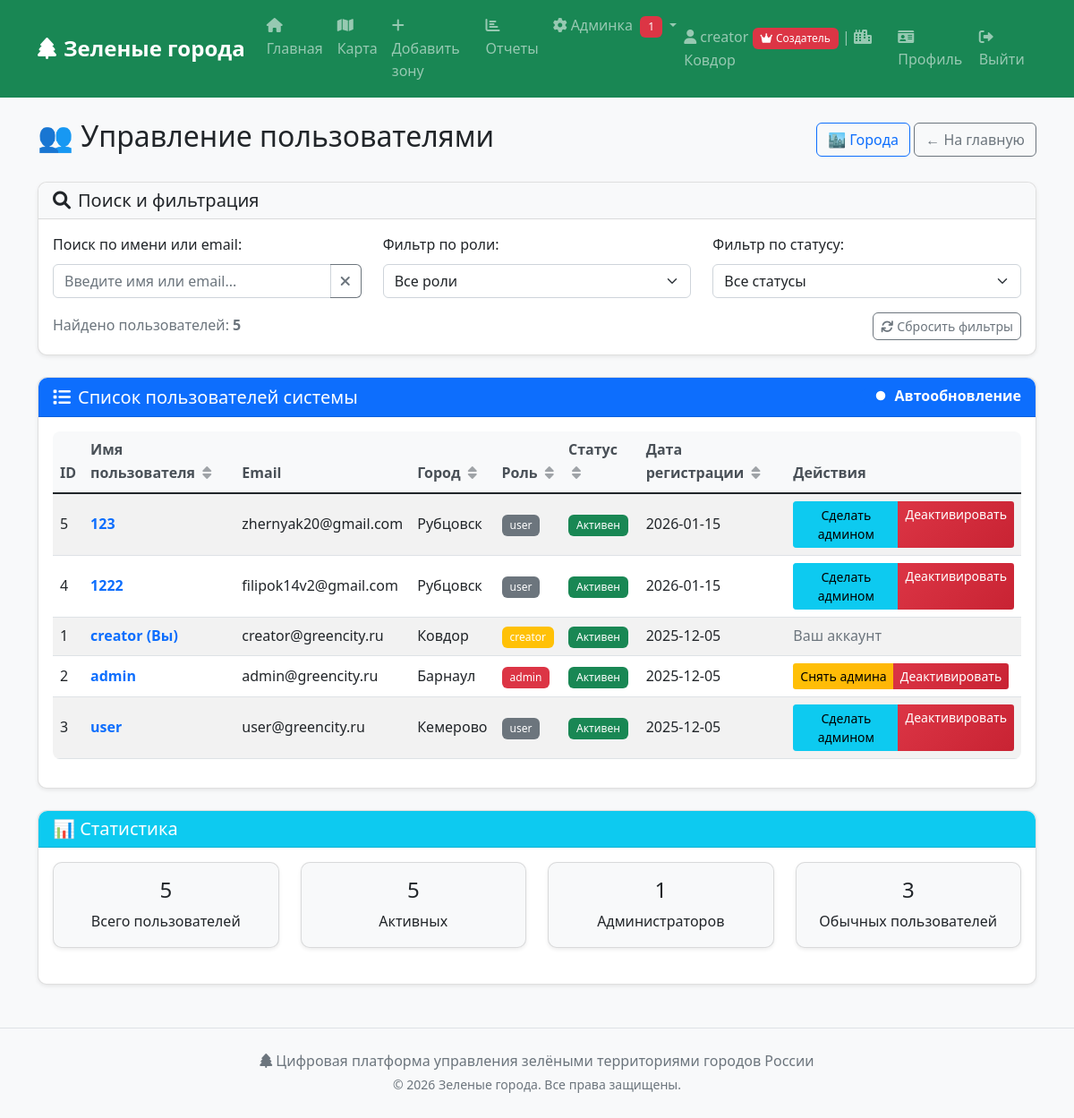
Page /admin/users (signed in) on the committed database.
### tables this page shows
CREATE TABLE users (
            id INTEGER PRIMARY KEY AUTOINCREMENT,
            username TEXT UNIQUE NOT NULL,
            email TEXT UNIQUE NOT NULL,
            password_hash TEXT NOT NULL,
            city TEXT NOT NULL,
            role TEXT DEFAULT 'user',
            is_active BOOLEAN DEFAULT 1,
            created_date TIMESTAMP DEFAULT CURRENT_TIMESTAMP
        );

### auth.py (the view)
    @app.route('/admin/users')
    @admin_required
    def admin_users():
        users = database.get_all_users()
        return render_template('admin_users.html', users=users)

### templates/admin_users.html (shortened to what this page needs)
{% extends "base.html" %}
{% block content %}
<div class="d-flex justify-content-between align-items-center mb-4">
    <h2>👥 Управление пользователями</h2>
    <div>
        <a href="{{ url_for('admin_cities') }}" class="btn btn-outline-primary">🏙️ Города</a>
        <a href="{{ url_for('index') }}" class="btn btn-outline-secondary">← На главную</a>
    </div>
</div>
<div class="card mb-4">
    <div class="card-header bg-light">
        <h5 class="mb-0">
            <i class="fas fa-search me-2"></i>Поиск и фильтрация
        </h5>
    </div>
    <div class="card-body">
        <div class="row">
            <div class="col-md-4">
                <div class="mb-3">
                    <label class="form-label">Поиск по имени или email:</label>
                    <div class="input-group">
                        <input type="text" id="searchInput" class="form-control" placeholder="Введите имя или email...">
                        <button class="btn btn-outline-secondary" type="button" id="clearSearch">
                            <i class="fas fa-times"></i>
                        </button>
                    </div>
                </div>
            </div>
            <div class="col-md-4">
                <div class="mb-3">
                    <label class="form-label">Фильтр по роли:</label>
                    <select class="form-select" id="roleFilter">
                        <option value="">Все роли</option>
                    </select>
                </div>
            </div>
            <div class="col-md-4">
                <div class="mb-3">
                    <label class="form-label">Фильтр по статусу:</label>
                    <select class="form-select" id="statusFilter">
                        <option value="">Все статусы</option>
                    </select>
                </div>
            </div>
        </div>
        <div class="d-flex justify-content-between align-items-center">
            <div>
                <span class="text-muted" id="searchResultsText">
                </span>
            </div>
            <div>
                <button class="btn btn-outline-secondary btn-sm" id="resetFilters">
                    <i class="fas fa-refresh me-1"></i>Сбросить фильтры
                </button>
            </div>
        </div>
    </div>
</div>
<div class="card">
    <div class="card-header bg-primary text-white d-flex justify-content-between align-items-center">
        <h5 class="mb-0">
            <i class="fas fa-list me-2"></i>Список пользователей системы
        </h5>
        <div class="form-check form-switch">
            <input class="form-check-input" type="checkbox" id="autoRefresh" checked>
            <label class="form-check-label text-white" for="autoRefresh">Автообновление</label>
        </div>
    </div>
    <div class="card-body">
        {% if users %}
        <div class="table-responsive">
            <table class="table table-striped table-hover" id="usersTable">
                <thead>
                    <tr>
                        <th>ID</th>
                        <th>
                            Имя пользователя
                            <i class="fas fa-sort ms-1 cursor-pointer" data-sort="username"></i>
                        </th>
                        <th>Email</th>
                        <th>
                            Город
                            <i class="fas fa-sort ms-1 cursor-pointer" data-sort="city"></i>
                        </th>
                        <th>
                            Роль
                            <i class="fas fa-sort ms-1 cursor-pointer" data-sort="role"></i>
                        </th>
                        <th>
                            Статус
                            <i class="fas fa-sort ms-1 cursor-pointer" data-sort="status"></i>
                        </th>
                        <th>
                            Дата регистрации
                            <i class="fas fa-sort ms-1 cursor-pointer" data-sort="date"></i>
                        </th>
                        <th>Действия</th>
                    </tr>
                </thead>
                <tbody id="usersTableBody">
                    {% for user in users %}
                    <tr class="user-row"
                        data-username="{{ user.username.lower() }}"
                        data-email="{{ user.email.lower() }}"
                        data-city="{{ user.city }}"
                        data-role="{{ user.role }}"
                        data-status="{{ 'active' if user.is_active else 'inactive' }}">
                        <td>{{ user.id }}</td>
                        <td>
                            <a href="{{ url_for('view_profile', user_id=user.id) }}" class="text-decoration-none">
                                <strong class="user-username">{{ user.username }}</strong>
                                {% if user.id == session.user_id %}<strong>(Вы)</strong>{% endif %}
                            </a>
                        </td>
                        <td class="user-email">{{ user.email }}</td>
                        <td class="user-city">{{ user.city }}</td>
                        <td class="user-role">
                            <span class="badge bg-{{ 'danger' if user.role == 'admin' else 'warning' if user.role == 'creator' else 'secondary' }}">
                                {{ user.role }}
                            </span>
                        </td>
                        <td class="user-status">
                            <span class="badge bg-{{ 'success' if user.is_active else 'danger' }}">
                                {{ 'Активен' if user.is_active else 'Неактивен' }}
                            </span>
                        </td>
                        <td class="user-date">{{ user.created_date[:10] }}</td>
                        <td>
                            <div class="btn-group btn-group-sm">
                                {% if user.id != session.user_id %}
                                    {% if session.role == 'creator' %}
                                        {% if user.role != 'creator' %}
                                        <a href="{{ url_for('toggle_user_role', user_id=user.id) }}"
                                           class="btn btn-{{ 'warning' if user.role == 'admin' else 'info' }}"
                                           onclick="return confirm('Вы уверены, что хотите изменить роль пользователя {{ user.username }}?')">
                                            {{ 'Снять админа' if user.role == 'admin' else 'Сделать админом' }}
                                        </a>
                                        {% endif %}
                                    {% endif %}
                                    {% if session.role == 'creator' or (session.role == 'admin' and user.role == 'user') %}
                                    <a href="{{ url_for('toggle_user_status', user_id=user.id) }}"
                                       class="btn btn-{{ 'danger' if user.is_active else 'success' }}"
                                       onclick="return confirm('Вы уверены, что хотите {{ 'деактивировать' if user.is_active else 'активировать' }} пользователя {{ user.username }}?')">
                                        {{ 'Деактивировать' if user.is_active else 'Активировать' }}
                                    </a>
                                    {% else %}
                                    <span class="text-muted small">Ограниченные права</span>
                                    {% endif %}
                                {% else %}
                                <span class="text-muted">Ваш аккаунт</span>
                                {% endif %}
                            </div>
                        </td>
                    </tr>
                    {% endfor %}
                </tbody>
            </table>
        </div>
        {% else %}
        <div class="text-center py-4">
            <i class="fas fa-users fa-3x text-muted mb-3"></i>
            <h5>Нет зарегистрированных пользователей</h5>
            <p class="text-muted">Пользователи появятся здесь после регистрации</p>
        </div>
        {% endif %}
    </div>
</div>
<div class="card mt-4">
    <div class="card-header bg-info text-white">
        <h5 class="mb-0">📊 Статистика</h5>
    </div>
    <div class="card-body">
        <div class="row">
            <div class="col-md-3">
                <div class="card bg-light">
                    <div class="card-body text-center">
                        <h4 id="totalUsers">{{ users|length }}</h4>
                        <p class="mb-0">Всего пользователей</p>
                    </div>
                </div>
            </div>
            <div class="col-md-3">
                <div class="card bg-light">
                    <div class="card-body text-center">
                        <h4 id="activeUsers">{{ users|selectattr('is_active', 'equalto', 1)|list|length }}</h4>
                        <p class="mb-0">Активных</p>
                    </div>
                </div>
            </div>
            <div class="col-md-3">
                <div class="card bg-light">
                    <div class="card-body text-center">
                        <h4 id="adminUsers">{{ users|selectattr('role', 'equalto', 'admin')|list|length }}</h4>
                        <p class="mb-0">Администраторов</p>
                    </div>
                </div>
            </div>
            <div class="col-md-3">
                <div class="card bg-light">
                    <div class="card-body text-center">
                        <h4 id="regularUsers">{{ users|selectattr('role', 'equalto', 'user')|list|length }}</h4>
                        <p class="mb-0">Обычных пользователей</p>
                    </div>
                </div>
            </div>
        </div>
    </div>
</div>
{% endblock %}

### templates/base.html (shortened to what this page needs)
<!DOCTYPE html>
<html lang="ru">
<head>
    <link href="https://cdn.jsdelivr.net/npm/bootstrap@5.1.3/dist/css/bootstrap.min.css" rel="stylesheet">
    <link rel="stylesheet" href="https://cdnjs.cloudflare.com/ajax/libs/font-awesome/6.0.0/css/all.min.css">
    <link rel="stylesheet" href="{{ url_for('static', filename='style.css') }}">
</head>
<body>
    <nav class="navbar navbar-expand-lg navbar-dark bg-success">
        <div class="container">
            <a class="navbar-brand" href="{{ url_for('index') }}">
                <i class="fas fa-tree me-2"></i>Зеленые города
            </a>
            <div class="collapse navbar-collapse" id="navbarNav">
                <div class="navbar-nav me-auto">
                    <a class="nav-link" href="{{ url_for('index') }}">
                        <i class="fas fa-home me-1"></i>Главная
                    </a>
                    <a class="nav-link" href="{{ url_for('map_view') }}">
                        <i class="fas fa-map me-1"></i>Карта
                    </a>
                    {% if session.user_id %}
                    <a class="nav-link" href="{{ url_for('add_zone') }}">
                        <i class="fas fa-plus me-1"></i>Добавить зону
                    </a>
                    {% endif %}
                    <a class="nav-link" href="{{ url_for('reports') }}">
                        <i class="fas fa-chart-bar me-1"></i>Отчеты
                    </a>
                    {% if session.role in ['admin', 'creator'] %}
                    <div class="nav-item dropdown">
                        <a class="nav-link dropdown-toggle" href="#" role="button" data-bs-toggle="dropdown">
                            <i class="fas fa-cog me-1"></i>Админка
                            {% if has_pending_zones() or has_tasks_awaiting_verification() %}
                            <span class="badge bg-danger ms-1">
                                {{ get_pending_zones_count() + get_tasks_awaiting_verification_count() }}
                            </span>
                            {% endif %}
                        </a>
                    </div>
                    {% endif %}
                </div>
                <div class="navbar-nav">
                    {% if session.user_id %}
                    <span class="navbar-text me-3">
                        <i class="fas fa-user me-1"></i>{{ session.username }}
                        {% if session.role == 'creator' %}
                        <span class="badge bg-danger"><i class="fas fa-crown me-1"></i>Создатель</span>
                        {% elif session.role == 'admin' %}
                        <span class="badge bg-warning"><i class="fas fa-star me-1"></i>Админ</span>
                        {% endif %}
                        | <i class="fas fa-city me-1"></i>{{ session.city }}
                    </span>
                    <a class="nav-link" href="{{ url_for('profile') }}">
                        <i class="fas fa-id-card me-1"></i>Профиль
                    </a>
                    <a class="nav-link" href="{{ url_for('logout') }}">
                        <i class="fas fa-sign-out-alt me-1"></i>Выйти
                    </a>
                    {% endif %}
                </div>
            </div>
        </div>
    </nav>
    <div class="container mt-4">
        {% block content %}{% endblock %}
    </div>
    <footer class="bg-light text-center py-4 mt-5">
        <div class="container">
            <p class="text-muted mb-0">
                <i class="fas fa-tree me-1"></i>Цифровая платформа управления зелёными территориями городов России
            </p>
            <small class="text-muted">© 2026 Зеленые города. Все права защищены.</small>
        </div>
    </footer>
</body>
</html>

### rows in the picture
users: city "Ковдор", id "1", username "creator", shows "(Вы)", email "creator@greencity.ru", role "creator", is_active "Активен", created_date "2025-12-05", shows "Ваш аккаунт"
users: id "5", username "123", email "zhernyak20@gmail.com", city "Рубцовск", role "user", is_active "Активен", created_date "2026-01-15", role "Сделать админом", is_active "Деактивировать"
users: id "4", username "1222", email "filipok14v2@gmail.com", city "Рубцовск", role "user", is_active "Активен", created_date "2026-01-15", role "Сделать админом", is_active "Деактивировать"
users: id "2", username "admin", email "admin@greencity.ru", city "Барнаул", role "admin", is_active "Активен", created_date "2025-12-05", role "Снять админа", is_active "Деактивировать"
users: id "3", username "user", email "user@greencity.ru", city "Кемерово", role "user", is_active "Активен", created_date "2025-12-05", role "Сделать админом", is_active "Деактивировать"

### other values in the picture
{{ get_pending_zones_count() + get_tasks_awaiting_verification_count() }} "1"
{{ session.username }} "creator"
{{ users|length }} "5"
{{ users|selectattr('is_active', 'equalto', 1)|list|length }} "5"
{{ users|selectattr('role', 'equalto', 'admin')|list|length }} "1"
{{ users|selectattr('role', 'equalto', 'user')|list|length }} "3"
